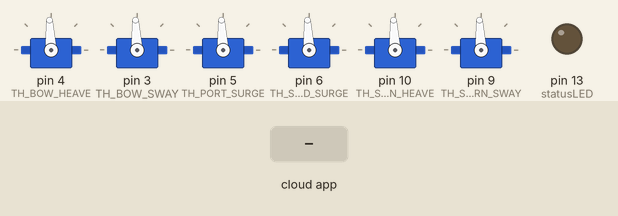
Recording of a sketch running on a simulated Arduino Uno, built with avr-gcc and run on an emulated ATmega328P. Shown: 6 × servo, output pins drawn as LEDs (lit = HIGH). The test bench sets the inputs (shaded band). The ROS host is connected and sends only what is stated; what the sketch prints to the serial monitor is not drawn.

Above: at 2.2 s.
2.3 s: the phone or cloud app sets linear.x to -100
At 3.1 s:
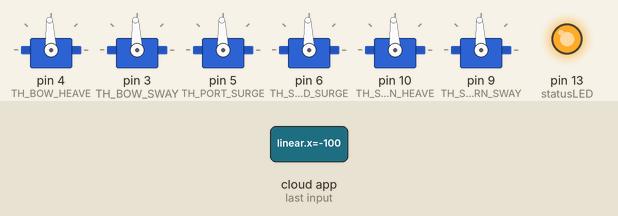
3.8 s: the phone or cloud app sets angular.z to -100
At 4.3 s:
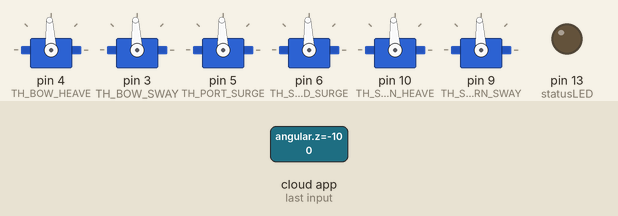
5.3 s: the phone or cloud app sets angular.z to 0
At 6.5 s:
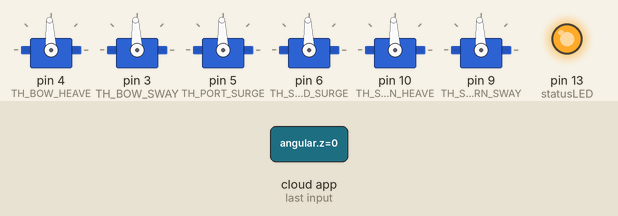
6.8 s: the phone or cloud app sets angular.z to 100
At 7.7 s:
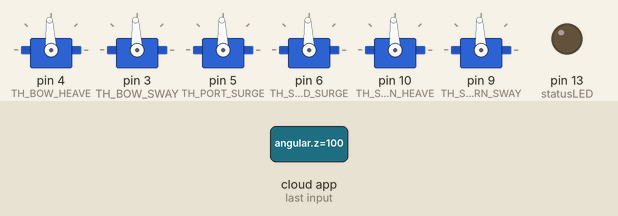
8.3 s: the phone or cloud app sets linear.x to 0
At 8.8 s:
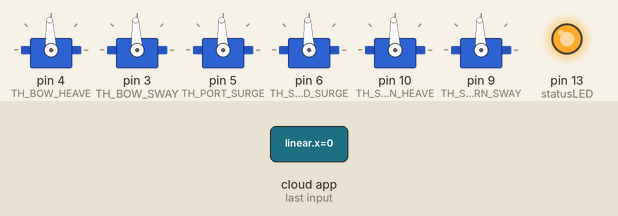
Timing chart, 0 to 10.8 s (numbered marks = the images above; inputs shaded):
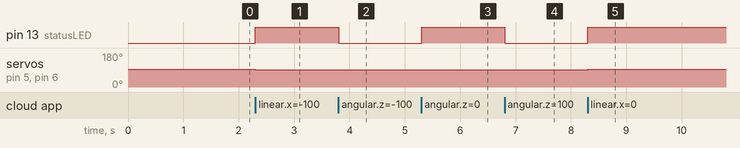

Measured:
- after the input at 2.3 s, pin 13 (statusLED): LOW → HIGH at once; servo on pin 5 (TH_PORT_SURGE), servo on pin 6 (TH_STARBOARD_SURGE): 93° → 92° at once
- after the input at 3.8 s, pin 13 (statusLED): HIGH → LOW at once
- after the input at 5.3 s, pin 13 (statusLED): LOW → HIGH at once
- after the input at 6.8 s, pin 13 (statusLED): HIGH → LOW at once
- after the input at 8.3 s, pin 13 (statusLED): LOW → HIGH at once; servo on pin 5 (TH_PORT_SURGE), servo on pin 6 (TH_STARBOARD_SURGE): 92° → 93° at once

The sketch:

talon_thrusters.ino
```cpp
/*
   TALON Thruster Driver Sketch
   derived from the rosserial Servo Control Example

   This sketch runs through a test sequence for the thrusters and communicates statuses to ROS.

   Currently designed for Teensy 3.2 for the configuration on the TALON I sub

   For the full tutorial write up, visit
   www.ros.org/wiki/rosserial_arduino_demos

   information on connecting and communicating with the Afro ESCs (known as Basic ESC from BlueRobotics)
   can be found here:
   http://docs.bluerobotics.com/besc/
*/


#include <Arduino.h>
#include <Servo.h>
#include <ros.h>
#include <geometry_msgs/Twist.h>

// define the thruster pin assignments. if you are confused about what these words are, you need to get your sea legs!
#define TH_BOW_SWAY 3         // red
#define TH_BOW_HEAVE 4        // white
#define TH_PORT_SURGE 5       // blue
#define TH_STARBOARD_SURGE 6  // green
#define TH_STERN_SWAY 9       // yellow
#define TH_STERN_HEAVE 10     // no color or orange

// onboard arduino LED
#define statusLED 13

// the microsends needed for "stop" signal, which initalizes the ESCs.
int ESC_initms = 1500;

// the amount of time to delay after ESC initalizing, in seconds (probably don't need to change this)
int ESC_initDelay = 1;

// the amount of time between tests (in seconds)
int test_delay = 1.5;

// the amount of time between ramp cycles (in milliseconds). This will slow the ramp down.
int ramp_delay = 100; \

// something to check and see if the system is ready to accept commands
// from the subscriber
boolean system_initialized = false;

// Instantiate the node handle, allows us to create publishers and subscribers
ros::NodeHandle  nh;

// create the servo instances, one for each ESC
Servo ESC_BOW_SWAY;
Servo ESC_BOW_HEAVE;
Servo ESC_PORT_SURGE;
Servo ESC_STARBOARD_SURGE;
Servo ESC_STERN_SWAY;
Servo ESC_STERN_HEAVE;

// create the callback function using the twist message type, then name it.
void thrust_cmd( const geometry_msgs::Twist& thrust_cmd_msg) {

  // create variables for each controllable degree of freedom.
  //
  // NOTE: for TALON I, we only have 5DOF (no ROLL).
  // also, until we integrate a dual stick setup, there is no intuitive way
  // to TILT since ANGULAR_Y and LINEAR_X would typically be the same
  // "forwards backwards" on a joystick.
  //
  // also, I realized i'm not sure about angular+linear yet, lets do that later.

  if (system_initialized == true) {
    int LINEAR_Z_HEAVE = map(thrust_cmd_msg.linear.z, -180, 180, 1100, 1900);
    int LINEAR_X_SURGE = map(thrust_cmd_msg.linear.x, -180, 180, 1100, 1900);
    int LINEAR_Y_SWAY = map(thrust_cmd_msg.linear.y, -180, 180, 1100, 1900);
    int ANGULAR_Z_YAW = map(thrust_cmd_msg.angular.z, -180, 180, 1100, 1900);

    // send the commands to the thruster pairs.

    // HEAVE pair
    ESC_BOW_HEAVE.writeMicroseconds(LINEAR_Z_HEAVE);
    ESC_STERN_HEAVE.writeMicroseconds(LINEAR_Z_HEAVE);

    // SURGE pair
    ESC_PORT_SURGE.writeMicroseconds(LINEAR_X_SURGE);
    ESC_STARBOARD_SURGE.writeMicroseconds(LINEAR_X_SURGE);

    // SWAY pair
    ESC_BOW_SWAY.writeMicroseconds(LINEAR_Y_SWAY);
    ESC_STERN_SWAY.writeMicroseconds(LINEAR_Y_SWAY);

    // YAW PAIR
    // i don't think we can YAW yet

    // blink the LED to say we got something
    digitalWrite(13, HIGH - digitalRead(13)); //toggle led
  }

}

// setup the subscriber with topic name "NAME" and type "geometry_msgs" and the name of the cb function
ros::Subscriber<geometry_msgs::Twist> sub("thrust", thrust_cmd);


// for setting up the ESCs, using the servo library.
void initESCs() {
  // attach the ESCs to the pins
  ESC_BOW_HEAVE.attach(TH_BOW_HEAVE);
  ESC_BOW_SWAY.attach(TH_BOW_SWAY);
  ESC_PORT_SURGE.attach(TH_PORT_SURGE);
  ESC_STARBOARD_SURGE.attach(TH_STARBOARD_SURGE);
  ESC_STERN_HEAVE.attach(TH_STERN_HEAVE);
  ESC_STERN_SWAY.attach(TH_STERN_SWAY);

  // here we have to send "stop" signal to all ESCs to initialize them
  // NOTE: i don't know if this works yet, need to test with actual ESCs
  // NOTE2: This assumes the arduino powers on at the same time as the ESCs
  // using the BEC power.

  // HEAVE pair
  ESC_BOW_HEAVE.writeMicroseconds(ESC_initms);
  ESC_STERN_HEAVE.writeMicroseconds(ESC_initms);
  Serial.println("BOW HEAVE and STERN HEAVE Initialized...");

  // SURGE pair
  ESC_PORT_SURGE.writeMicroseconds(ESC_initms);
  ESC_STARBOARD_SURGE.writeMicroseconds(ESC_initms);
  Serial.println("PORT SURGE and STARBOARD SURGE Initialized...");

  // SWAY pair
  ESC_BOW_SWAY.writeMicroseconds(ESC_initms);
  ESC_STERN_SWAY.writeMicroseconds(ESC_initms);
  Serial.println("BOW SWAY and STERN SWAY Initialized...");

  Serial.println("Initialization delay...");
  delay(ESC_initDelay * 1000);

  // toggle the status of the system so it can start receiving commands
  system_initialized = !system_initialized;
}


void thrusterTest() {
  // thrusterTest methods here


  // HEAVE PAIR
  for (int i = 1500 ; i <= 1900; i += 100) {
    ESC_BOW_HEAVE.writeMicroseconds(i);
    Serial.print("BOW HEAVE Microseconds: ");
    Serial.println(i);
    delay(ramp_delay);
  }
  delay(test_delay * 1000);
  ESC_BOW_HEAVE.writeMicroseconds(1500);

  for (int i = 1500 ; i <= 1900; i += 100) {
    ESC_STERN_HEAVE.writeMicroseconds(i);
    Serial.print("STERN HEAVE Microseconds: ");
    Serial.println(i);
    delay(ramp_delay);
  }
  delay(test_delay * 1000);
  ESC_STERN_HEAVE.writeMicroseconds(1500);


  // SURGE PAIR
  for (int i = 1500 ; i <= 1900; i += 100) {
    ESC_PORT_SURGE.writeMicroseconds(i);
    Serial.print("PORT SURGE Microseconds: ");
    Serial.println(i);
    delay(ramp_delay);
  }
  delay(test_delay * 1000);
  ESC_PORT_SURGE.writeMicroseconds(1500);

  for (int i = 1500 ; i <= 1900; i += 100) {
    ESC_STARBOARD_SURGE.writeMicroseconds(i);
    Serial.print("STARBOARD SURGE Microseconds: ");
    Serial.println(i);
    delay(ramp_delay);
  }
  delay(test_delay * 1000);
  ESC_STARBOARD_SURGE.writeMicroseconds(1500);


  // SWAY PAIR
  for (int i = 1500 ; i <= 1900; i += 100) {
    ESC_BOW_SWAY.writeMicroseconds(i);
    Serial.print("BOW SWAY Microseconds: ");
    Serial.println(i);
    delay(ramp_delay);
  }
  delay(test_delay * 1000);
  ESC_BOW_SWAY.writeMicroseconds(1500);


  for (int i = 1500 ; i <= 1900; i += 100) {
    ESC_STERN_SWAY.writeMicroseconds(i);
    Serial.print("STERN SWAY Microseconds: ");
    Serial.println(i);
    delay(ramp_delay);
  }
  ESC_STERN_SWAY.writeMicroseconds(1500);
  delay(test_delay * 1000);


}


void setup() {
  // setup our favorite built in LED for diagnostic purposes.
  pinMode(statusLED, OUTPUT);
  Serial.begin(9600);

  // this is needed on the Teensy because the serial port isn't open during Setup() for some reason.
  // so this makes us wait until the port is open before proceeding.
  while (!Serial);

  // initialize ROS node handle, advertise any topics being published and subscribe to any topics we want to listen to
  nh.initNode();
  nh.subscribe(sub);

  // run the ESC init sequence
  initESCs();
  //thrusterTest();


}

void loop() {
  // this keeps the node open
  nh.spinOnce();
  delay(1);
}
```
